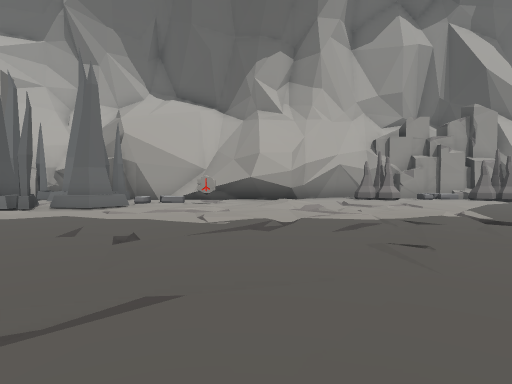
View 1 (above)

18 first-person views from a walk through a Unity game level. The camera is 1.3 m above the floor, tilts 2° down and sees 75° across. The floor is counted in squares, 2 m on a side. Each view is taken from the middle of a square. On the plan, view 1 faces up. The plan holds only what a view shows up to about 10 squares ahead; the rest is blank. The place goes on beyond the plan. The player character is not drawn.

View 2
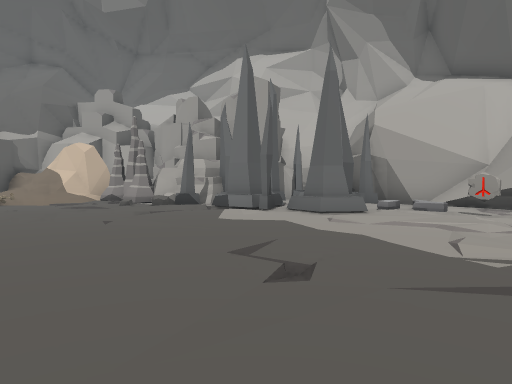

View 3
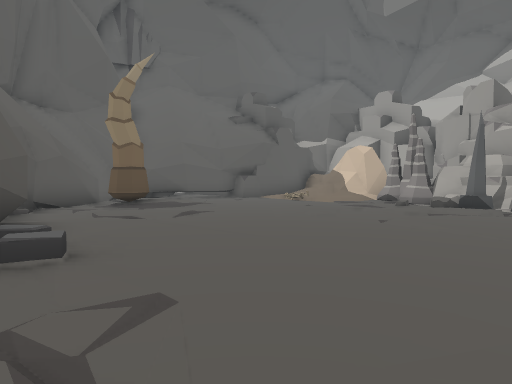

View 4
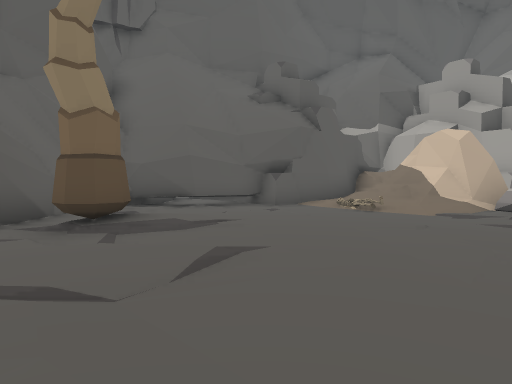

View 5
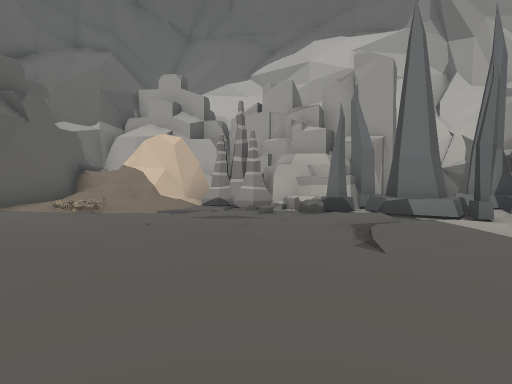

View 6
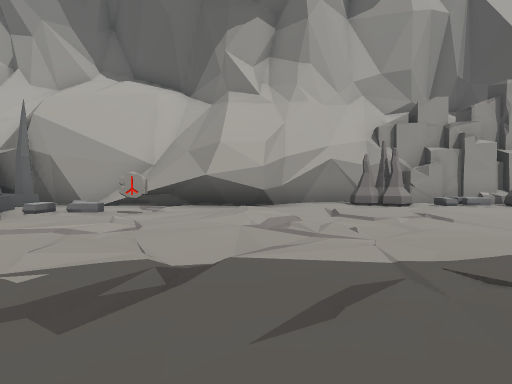

View 7
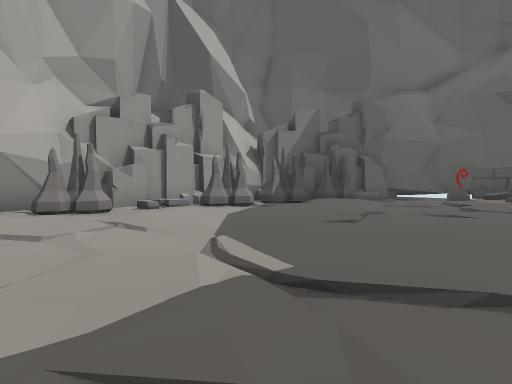

View 8
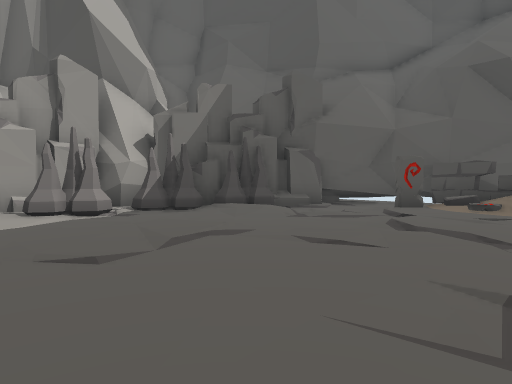

View 9
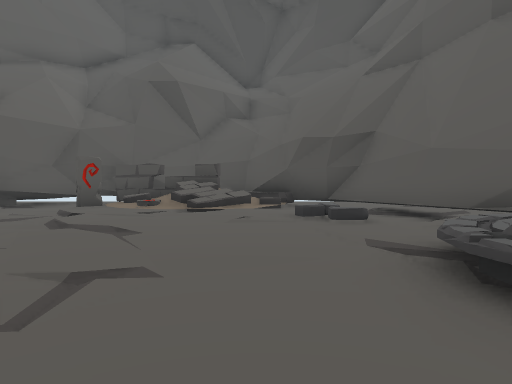

View 10
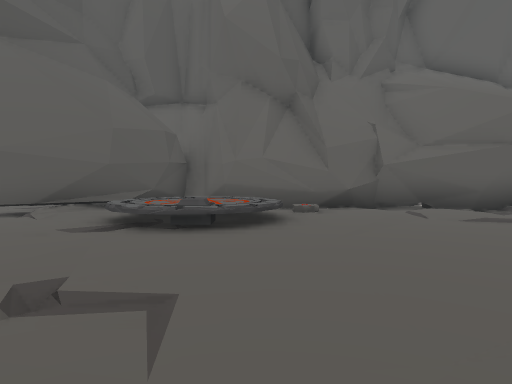

View 11
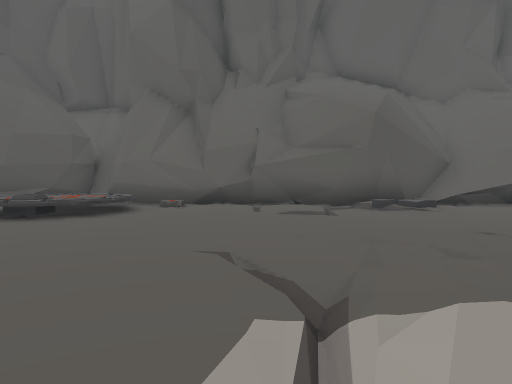

View 12
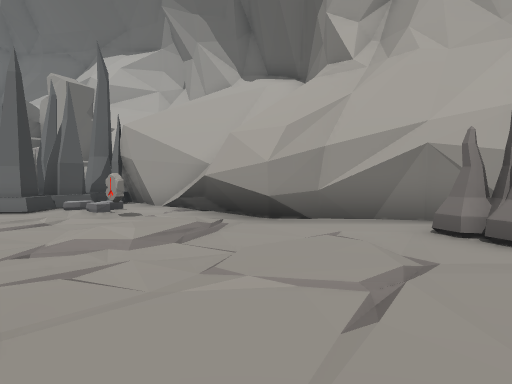

View 13
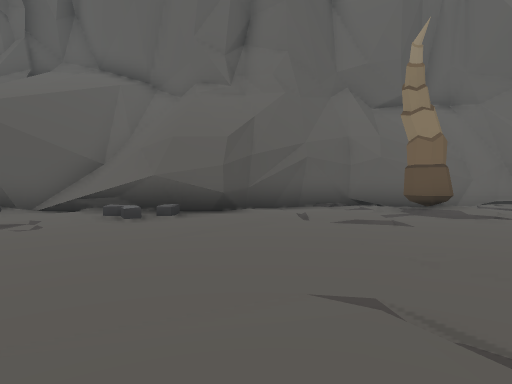

View 14
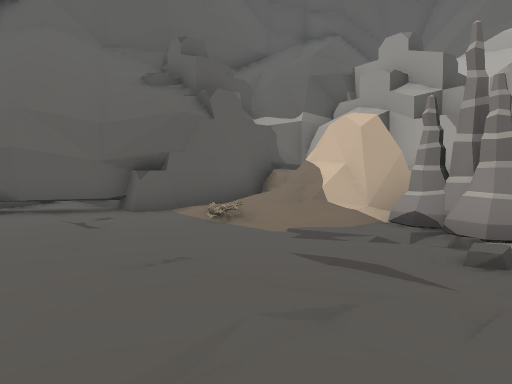

View 15
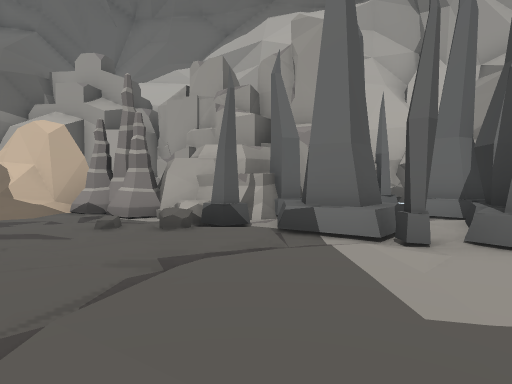

View 16
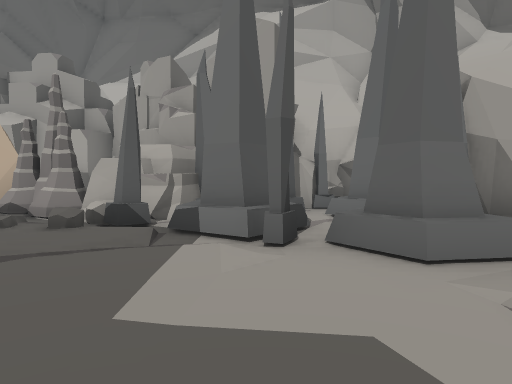

View 17
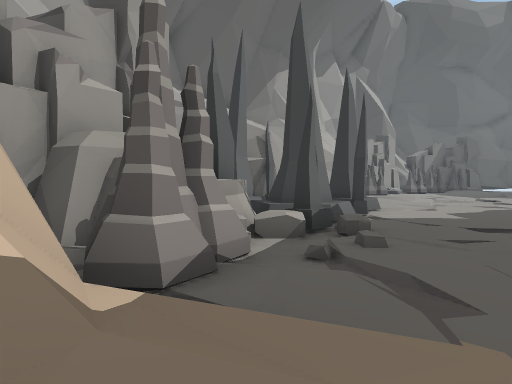

View 18
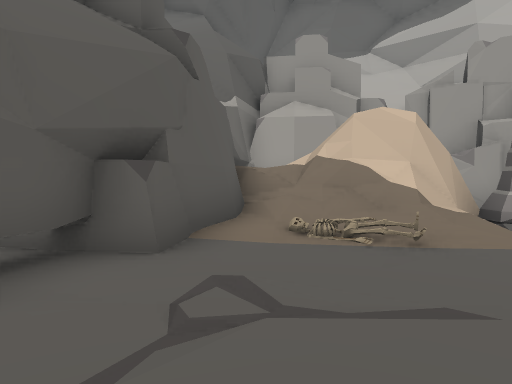

### Floor plan
Key: @ floor where view 1 was taken; # wall or solid block; x gap in a wall; . main floor; : floor 0.25 m higher than the main floor; - floor 0.25 m lower than the main floor; + floor 0.5 m higher than the main floor; / step, stairs or slope; = window, fence, low wall or low ledge; ^ raised ledge; v drop or lower ground; B bones; P pillar; O other object.
Columns run from 15 left of view 1 to 16 right of it. Each row starts with its distance up from view 1.
 13                  #########
 12        # ###### ##.OO#...##
 11        ####...###......OOO##
 10    #  ###^x...O./../...../O##
  9   ##OOO#^^##=...:../...../:.###
  8  ##.OOOOxx##.././......././...#
  7 ## #OOOO//...//...//...//.../P##
  6 #v##OO//./........./...../////##
  5 #=#//....-.............../..//^#
  4 #///O.......................//##
  3 ##//........................///#
  2  ##.......................//./##
  1  #....................=/=./..##
  0  ##.../../..//.@/../..+/+./###
 -1   #//.B///####=###./. =///##
 -2   #././..##  ### #######/##
 -3   ########             ###

Where each view was taken, in squares from view 1:
view 1: 0 up, 0 right, facing up
view 2: 2 up, 0 right, facing up-left
view 3: 2 up, 0 right, facing left
view 4: 1 up, 4 left, facing left
view 5: 1 up, 4 left, facing up-left
view 6: 3 up, 1 right, facing up
view 7: 4 up, 2 right, facing up-right
view 8: 4 up, 6 right, facing up-right
view 9: 3 up, 6 right, facing right
view 10: 6 up, 7 right, facing down
view 11: 7 up, 4 right, facing down
view 12: 7 up, 5 right, facing up-left
view 13: 6 up, 5 left, facing down
view 14: 4 up, 6 left, facing left
view 15: 4 up, 4 left, facing up-left
view 16: 5 up, 3 left, facing up-left
view 17: 4 up, 12 left, facing up-right
view 18: 0 up, 10 left, facing up-left
